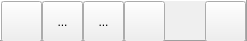
    <widget class="QFrame" name="frame">
     <property name="sizePolicy">
      <sizepolicy hsizetype="Preferred" vsizetype="Fixed">
       <horstretch>0</horstretch>
       <verstretch>0</verstretch>
      </sizepolicy>
     </property>
     <property name="minimumSize">
      <size>
       <width>0</width>
       <height>41</height>
      </size>
     </property>
     <property name="maximumSize">
      <size>
       <width>16777215</width>
       <height>41</height>
      </size>
     </property>
     <property name="frameShape">
      <enum>QFrame::Panel</enum>
     </property>
     <property name="frameShadow">
      <enum>QFrame::Raised</enum>
     </property>
     <layout class="QHBoxLayout" name="horizontalLayout_3">
      <property name="spacing">
       <number>0</number>
      </property>
      <property name="leftMargin">
       <number>0</number>
      </property>
      <property name="topMargin">
       <number>0</number>
      </property>
      <property name="rightMargin">
       <number>0</number>
      </property>
      <property name="bottomMargin">
       <number>0</number>
      </property>
      <item>
       <widget class="QToolButton" name="buttonOpen">
        <property name="enabled">
         <bool>true</bool>
        </property>
        <property name="sizePolicy">
         <sizepolicy hsizetype="Minimum" vsizetype="Minimum">
          <horstretch>0</horstretch>
          <verstretch>0</verstretch>
         </sizepolicy>
        </property>
        <property name="minimumSize">
         <size>
          <width>41</width>
          <height>41</height>
         </size>
        </property>
        <property name="maximumSize">
         <size>
          <width>41</width>
          <height>41</height>
         </size>
        </property>
        <property name="toolTip">
         <string>open an image file</string>
        </property>
        <property name="layoutDirection">
         <enum>Qt::LeftToRight</enum>
        </property>
        <property name="autoFillBackground">
         <bool>false</bool>
        </property>
        <property name="text">
         <string/>
        </property>
        <property name="icon">
         <iconset resource="images/mainframe.qrc">
          <normaloff>:/open.png</normaloff>:/open.png</iconset>
        </property>
        <property name="iconSize">
         <size>
          <width>41</width>
          <height>41</height>
         </size>
        </property>
        <property name="checkable">
         <bool>false</bool>
        </property>
        <property name="autoRepeat">
         <bool>false</bool>
        </property>
        <property name="autoExclusive">
         <bool>false</bool>
        </property>
        <property name="popupMode">
         <enum>QToolButton::DelayedPopup</enum>
        </property>
        <property name="toolButtonStyle">
         <enum>Qt::ToolButtonIconOnly</enum>
        </property>
        <property name="autoRaise">
         <bool>false</bool>
        </property>
       </widget>
      </item>
      <item>
       <widget class="QToolButton" name="toolButton_2">
        <property name="sizePolicy">
         <sizepolicy hsizetype="Minimum" vsizetype="Minimum">
          <horstretch>0</horstretch>
          <verstretch>0</verstretch>
         </sizepolicy>
        </property>
        <property name="minimumSize">
         <size>
          <width>41</width>
          <height>41</height>
         </size>
        </property>
        <property name="maximumSize">
         <size>
          <width>41</width>
          <height>41</height>
         </size>
        </property>
        <property name="text">
         <string>...</string>
        </property>
       </widget>
      </item>
      <item>
       <widget class="QToolButton" name="toolButton_3">
        <property name="sizePolicy">
         <sizepolicy hsizetype="Minimum" vsizetype="Minimum">
          <horstretch>0</horstretch>
          <verstretch>0</verstretch>
         </sizepolicy>
        </property>
        <property name="minimumSize">
         <size>
          <width>41</width>
          <height>41</height>
         </size>
        </property>
        <property name="maximumSize">
         <size>
          <width>41</width>
          <height>41</height>
         </size>
        </property>
        <property name="text">
         <string>...</string>
        </property>
       </widget>
      </item>
      <item>
       <widget class="QToolButton" name="buttonDeleteContents">
        <property name="sizePolicy">
         <sizepolicy hsizetype="Minimum" vsizetype="Minimum">
          <horstretch>0</horstretch>
          <verstretch>0</verstretch>
         </sizepolicy>
        </property>
        <property name="minimumSize">
         <size>
          <width>41</width>
          <height>41</height>
         </size>
        </property>
        <property name="maximumSize">
         <size>
          <width>41</width>
          <height>41</height>
         </size>
        </property>
        <property name="toolTip">
         <string>close all forms</string>
        </property>
        <property name="autoFillBackground">
         <bool>false</bool>
        </property>
        <property name="text">
         <string/>
        </property>
        <property name="icon">
         <iconset resource="images/mainframe.qrc">
          <normaloff>:/1-21.png</normaloff>:/1-21.png</iconset>
        </property>
        <property name="iconSize">
         <size>
          <width>41</width>
          <height>41</height>
         </size>
        </property>
       </widget>
      </item>
      <item>
       <spacer name="horizontalSpacer">
        <property name="orientation">
         <enum>Qt::Horizontal</enum>
        </property>
        <property name="sizeHint" stdset="0">
         <size>
          <width>40</width>
          <height>20</height>
         </size>
        </property>
       </spacer>
      </item>
      <item>
       <widget class="QToolButton" name="buttonShowList">
        <property name="sizePolicy">
         <sizepolicy hsizetype="Minimum" vsizetype="Minimum">
          <horstretch>0</horstretch>
          <verstretch>0</verstretch>
         </sizepolicy>
        </property>
        <property name="minimumSize">
         <size>
          <width>41</width>
          <height>41</height>
         </size>
        </property>
        <property name="maximumSize">
         <size>
          <width>41</width>
          <height>41</height>
         </size>
        </property>
        <property name="toolTip">
         <string>show the list view</string>
        </property>
        <property name="text">
         <string/>
        </property>
        <property name="icon">
         <iconset resource="images/mainframe.qrc">
          <normaloff>:/2-3.png</normaloff>:/2-3.png</iconset>
        </property>
        <property name="iconSize">
         <size>
          <width>82</width>
          <height>41</height>
         </size>
        </property>
       </widget>
      </item>
     </layout>
    </widget>
